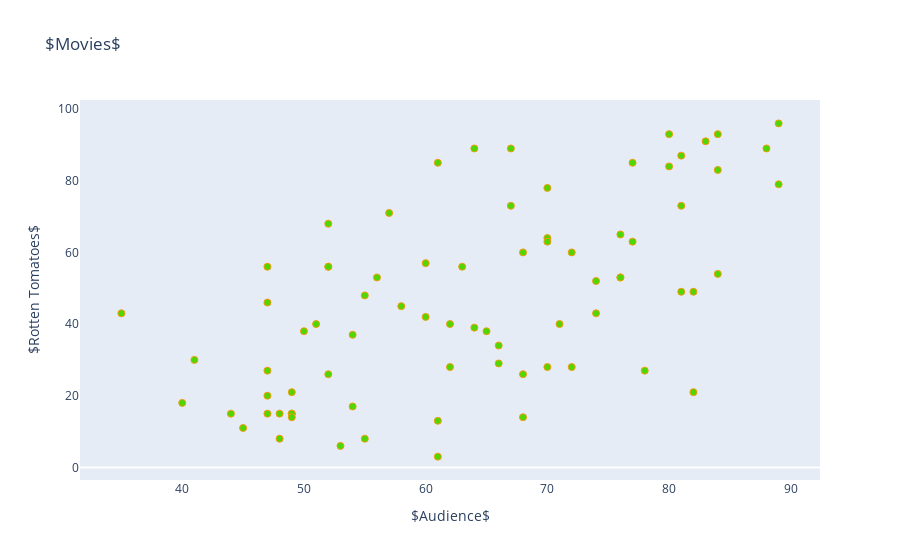

The notebook cell this image was saved under:
### Code cell
trace0 = go.Scatter(
    x = movies2.AS,
    mode = 'markers',
    name = 'Audience %',
    marker = dict(size = 7, color = '#4ED700',symbol = 'circle',line = dict(width = 1,color = '#0E8700'))
)

trace1 = go.Scatter(
    y = movies2.RT,
    mode = 'markers',
    name = 'Rotten %',
    marker = dict(size = 7, color = '#00b159',symbol = 'circle',line = dict(width = 1, color = '#ffc425'))
)


layout = go.Layout(
    title = '$Movies$', # Chart Title
    xaxis = dict(title = '$Audience$',showgrid=False,showline=False), # x-axis label
    yaxis = dict(title = '$Rotten Tomatoes$',showgrid=False,showline=False), # y-axis label
)
fig = go.Figure(data=data, layout=layout)
iplot(fig)

### Figure 1 — Plotly figure (JSON) as saved in the notebook; plotly's stock layout.template omitted (floating-point values rounded to 4 significant figures)
{"data": [{"marker": {"color": "#4ED700", "line": {"color": "#F39C12", "width": 1}, "size": 7, "symbol": "circle"}, "mode": "markers", "type": "scatter", "x": [70, 52, 35, 44, 72, 72, 89, 67, 53, 54, 47, 68, 82, 68, 78, 65, 74, 47, 41, 68, 81, 47, 88, 48, 60, 49, 49, 81, 70, 61, 74, 82, 47, 49, 54, 66, 64, 67, 48, 84, 70, 50, 70, 84, 77, 76, 76, 61, 40, 55, 62, 55, 62, 49, 83, 45, 58, 77, 63, 57, 76, 60, 61, 56, 52, 52, 47, 52, 51, 80, 66, 80, 84, 64, 89, 71, 81], "y": [64, 68, 43, 15, 28, 60, 96, 89, 6, 17, 46, 26, 49, 14, 27, 38, 43, 56, 30, 60, 73, 20, 89, 15, 57, 15, 15, 49, 28, 85, 52, 21, 15, 14, 37, 34, 39, 73, 8, 83, 63, 38, 78, 93, 63, 53, 53, 13, 18, 48, 28, 8, 40, 21, 91, 11, 45, 85, 56, 71, 65, 42, 3, 53, 56, 56, 27, 26, 40, 93, 29, 84, 54, 89, 79, 40, 87]}], "layout": {"title": {"text": "$Movies$"}, "xaxis": {"showgrid": false, "showline": false, "title": {"text": "$Audience$"}}, "yaxis": {"showgrid": false, "showline": false, "title": {"text": "$Rotten Tomatoes$"}}}}
